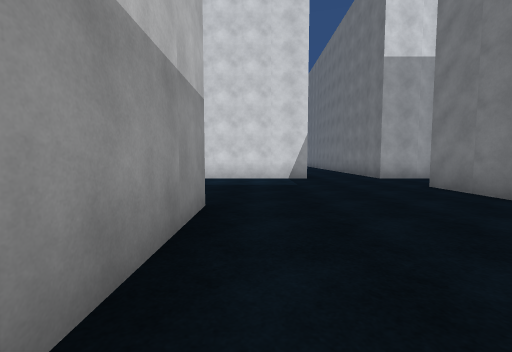
view 1 (above)

24 first-person views from a walk through a scene from a Unity 3-D project. The camera is 1.4 m above the floor, tilts 4° down and sees 90° across. The floor is counted in squares, 2 m on a side. Each view is taken from the middle of a square. On the plan, view 1 faces up. The plan holds only what a view shows up to about 9 squares ahead; the rest is blank. The place goes on beyond the plan. The player is left out. Some surface patterns are stand-ins.

view 2
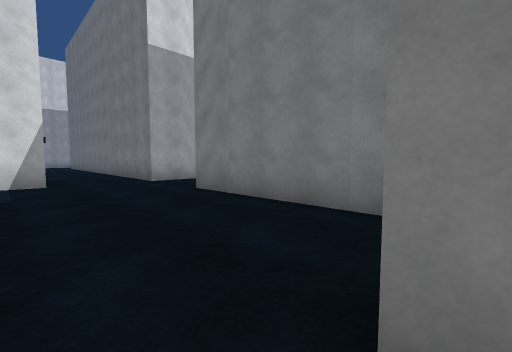

view 3
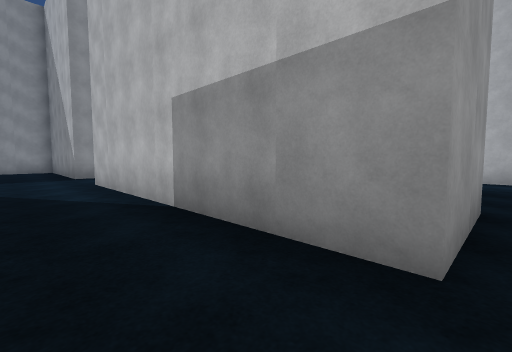

view 4
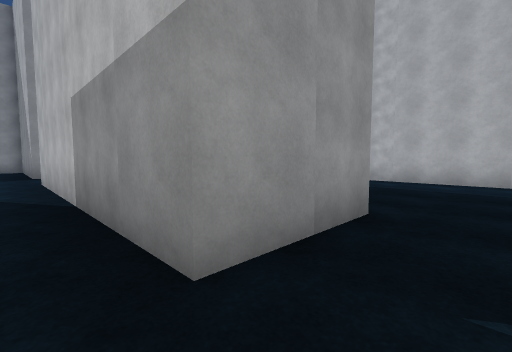

view 5
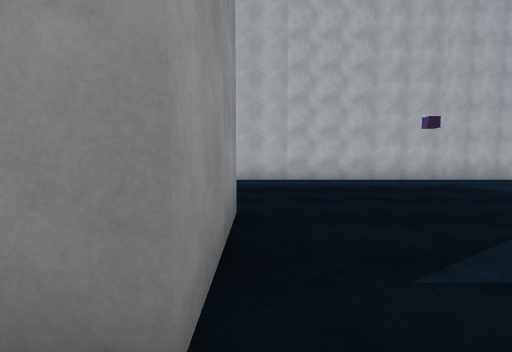

view 6
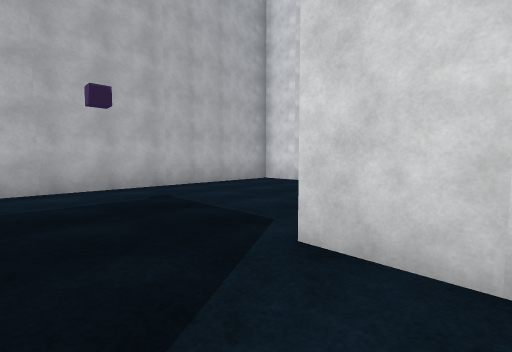

view 7
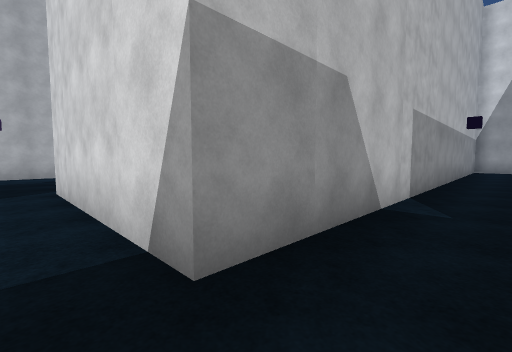

view 8
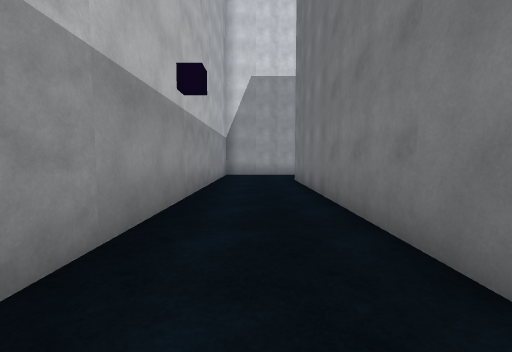

view 9
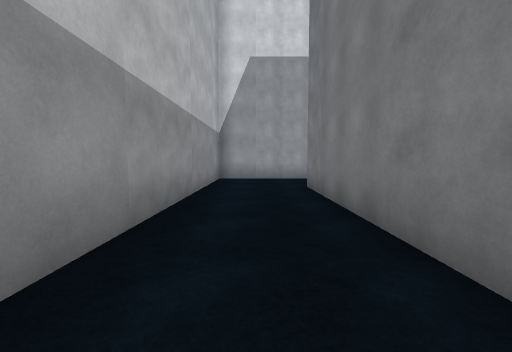

view 10
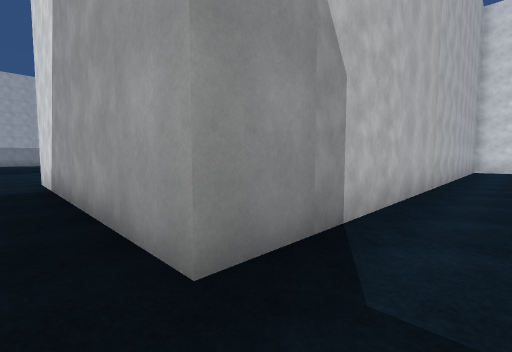

view 11
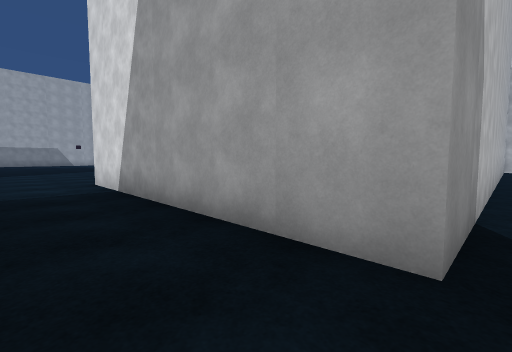

view 12
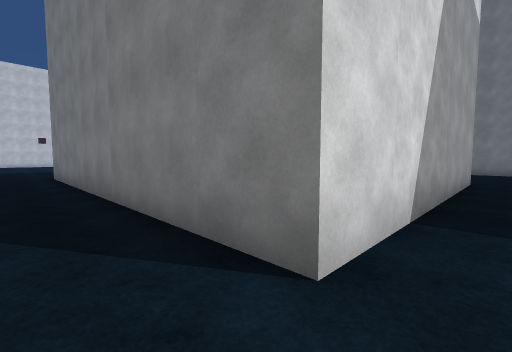

view 13
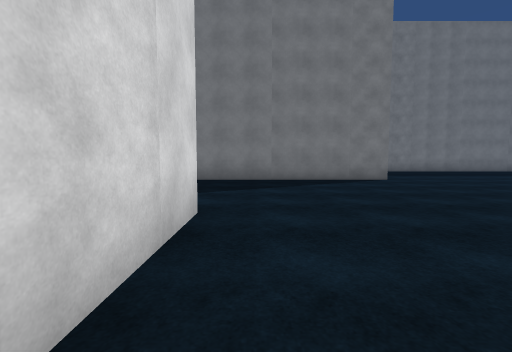

view 14
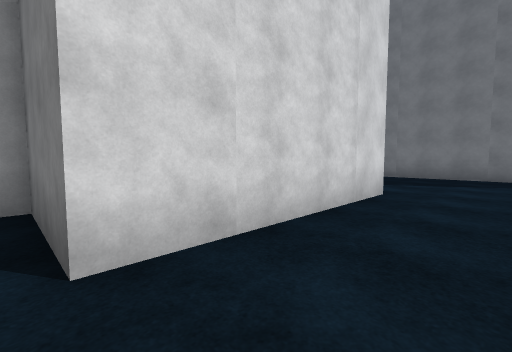

view 15
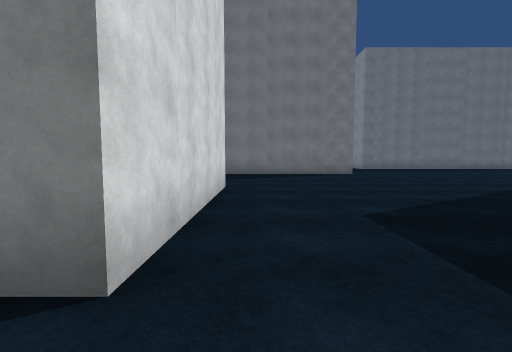

view 16
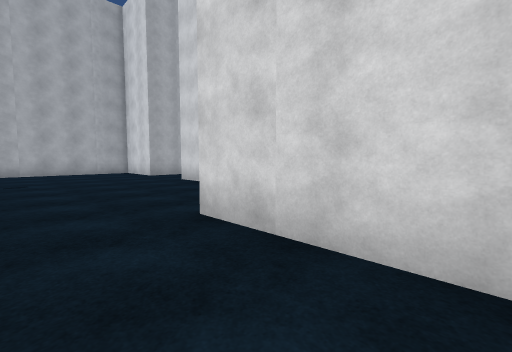

view 17
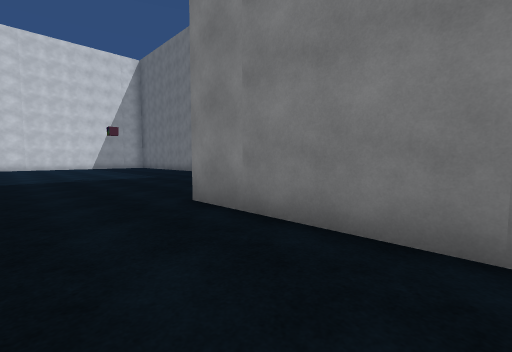

view 18
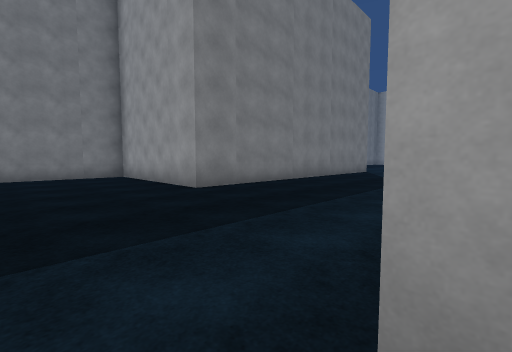

view 19
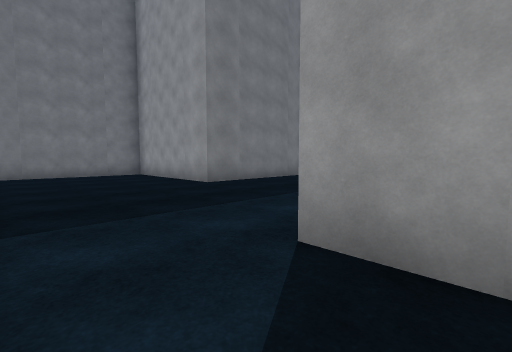

view 20
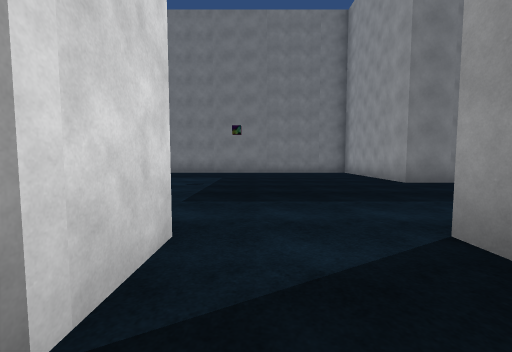

view 21
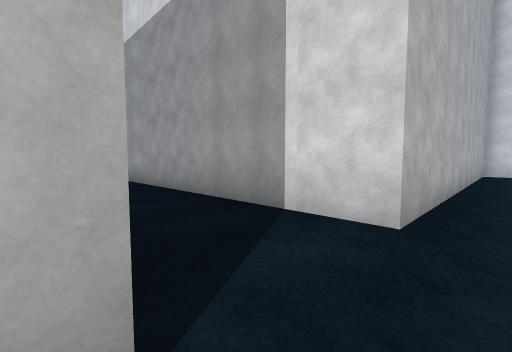

view 22
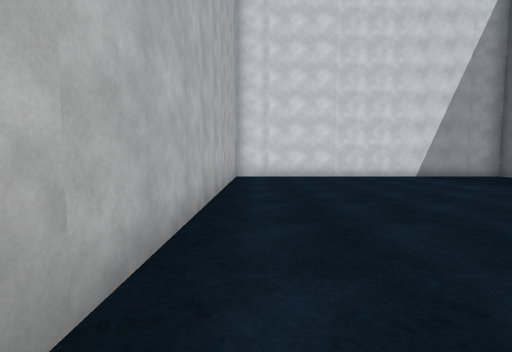

view 23
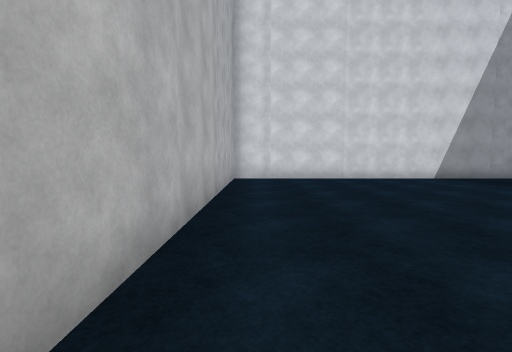

view 24
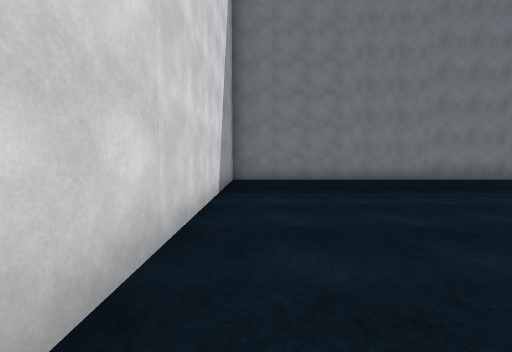

### Floor plan
Points are (right, up) in squares from view 1. A wall is a line through its corners. A room is listed if a view was taken in it or the views show most of it. See-through windows are left out.
Room 1 (views 1, 2, 3, 4, 5, 6, 7, 8, 9, 10, 11)
walls: (-3.4, 3.8) (-0.8, 3.8) (-0.8, -3.8); (5.5, 8.8) (4.3, 8.8) (4.3, 10.5); (4.3, 2) (4.3, 6.2); (-6.8, 13.8) (-8.2, 13.8) (-8.2, -1.2); (4.3, 14.1) (4.3, 21.2); (4.9, 23.7) (1.8, 23.7) (1.8, 8.8) (-3.2, 8.8)
ways out: opening at (-9.5, -2.5) to room 2; opening at (0.5, -3.5)
Room 2 (views 12, 13, 14, 15, 16, 17, 18, 19, 20, 21, 22, 23, 24)
walls: (-20.6, 3.7) (-25.7, 3.7) (-25.7, 6.2) (-26.1, 6.2); (-22.1, 11.2) (-20.7, 11.2) (-20.7, 10.9); (-10.8, 9.4) (-10.8, 13); (-29.6, 6.2) (-30.8, 6.2); (-10.8, 14.8) (-10.8, 23.7) (-20.7, 23.7) (-20.7, 13.8) (-28.2, 13.8); (-8.2, -1.2) (-15.7, -1.2) (-15.7, 8.7) (-11.5, 8.7)
ways out: opening at (-9.5, -2.5) to room 1

Where each view was taken, in squares from view 1:
view 1: 0 up, 0 right, facing up
view 2: 1 up, 1 right, facing up-right
view 3: 4 up, 1 right, facing down-left
view 4: 5 up, 0 right, facing down-left
view 5: 4 up, 0 right, facing left
view 6: 7 up, 2 left, facing up-left
view 7: 8 up, 3 right, facing up-left
view 8: 13 up, 3 right, facing up
view 9: 15 up, 3 right, facing up
view 10: 2 down, 7 left, facing up-left
view 11: 3 down, 8 left, facing up-left
view 12: 2 down, 17 left, facing up-right
view 13: 3 up, 24 left, facing right
view 14: 2 up, 26 left, facing up-right
view 15: 3 up, 27 left, facing right
view 16: 2 up, 23 left, facing up-left
view 17: 5 up, 18 left, facing up-right
view 18: 12 up, 21 left, facing down-right
view 19: 13 up, 22 left, facing down-right
view 20: 13 up, 23 left, facing right
view 21: 11 up, 20 left, facing up-left
view 22: 14 up, 20 left, facing up
view 23: 15 up, 20 left, facing up
view 24: 23 up, 19 left, facing right
